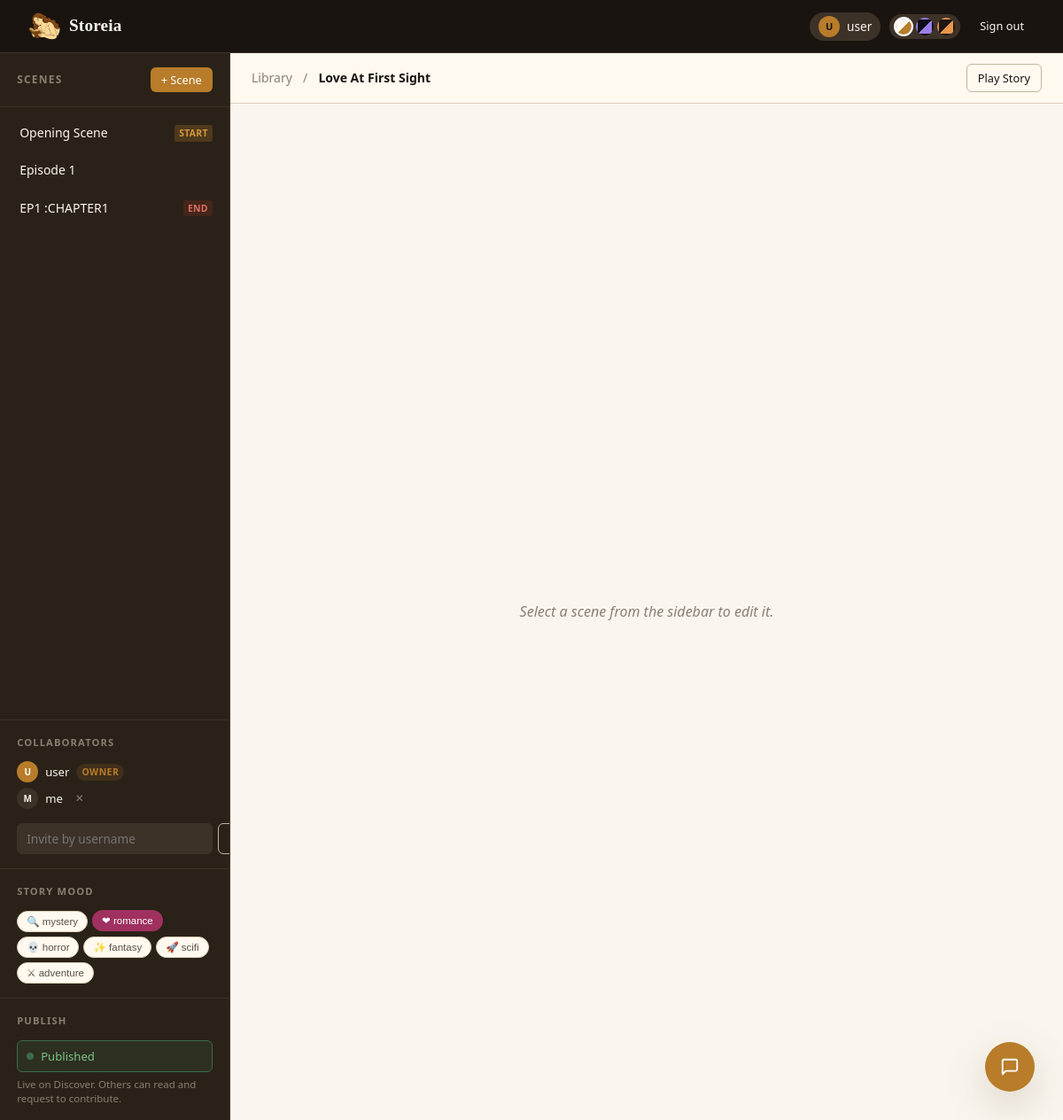
Screenshot of /story/1/editor (signed in) with the database file from the repository.
### app.py (models this page shows, shortened)
class User(UserMixin, db.Model):
    id = db.Column(db.Integer, primary_key=True)
    username = db.Column(db.String(80), unique=True, nullable=False)
    email = db.Column(db.String(120), unique=True, nullable=False)
    password_hash = db.Column(db.String(200), nullable=False)
    created_at = db.Column(db.DateTime, default=datetime.utcnow)
    stories = db.relationship('Story', backref='owner', lazy=True, foreign_keys='Story.owner_id')

class StoryNode(db.Model):
    id = db.Column(db.Integer, primary_key=True)
    story_id = db.Column(db.Integer, db.ForeignKey('story.id'), nullable=False)
    title = db.Column(db.String(200), nullable=False, default='New Scene')
    content = db.Column(db.Text, nullable=False, default='')
    is_start = db.Column(db.Boolean, default=False)
    is_ending = db.Column(db.Boolean, default=False)
    created_by = db.Column(db.Integer, db.ForeignKey('user.id'))
    updated_by = db.Column(db.Integer, db.ForeignKey('user.id'))
    updated_at = db.Column(db.DateTime, default=datetime.utcnow)
    choices = db.relationship('StoryChoice', foreign_keys='StoryChoice.from_node_id',
                              backref='from_node', lazy=True, cascade='all, delete-orphan')

class Story(db.Model):
    id = db.Column(db.Integer, primary_key=True)
    title = db.Column(db.String(200), nullable=False)
    description = db.Column(db.Text, default='')
    owner_id = db.Column(db.Integer, db.ForeignKey('user.id'), nullable=False)
    created_at = db.Column(db.DateTime, default=datetime.utcnow)
    updated_at = db.Column(db.DateTime, default=datetime.utcnow, onupdate=datetime.utcnow)
    is_published = db.Column(db.Boolean, default=False)
    mood = db.Column(db.String(30), default='')
    nodes = db.relationship('StoryNode', backref='story', lazy=True, cascade='all, delete-orphan')
    collaborators = db.relationship('User', secondary=collaborators, backref='collaborating_on')
    messages = db.relationship('ChatMessage', backref='story', lazy=True, cascade='all, delete-orphan')
    starred_by = db.relationship('User', secondary=stars, backref='starred_stories')
    contribute_requests = db.relationship('ContributeRequest', backref='story', lazy=True, cascade='all, delete-orphan')
    def is_collaborator(self, user):
        return user.id == self.owner_id or user in self.collaborators

### app.py (the view)
@app.route('/story/<int:story_id>/editor')
@login_required
def story_editor(story_id):
    story = Story.query.get_or_404(story_id)
    if not story.is_collaborator(current_user):
        flash('Access denied.', 'error')
        return redirect(url_for('dashboard'))
    nodes = StoryNode.query.filter_by(story_id=story.id).all()
    messages = ChatMessage.query.filter_by(story_id=story.id).order_by(ChatMessage.created_at).all()
    pending = ContributeRequest.query.filter_by(story_id=story.id, status='pending').all() \
        if story.owner_id == current_user.id else []
    return render_template('story_editor.html', story=story, nodes=nodes,
                           messages=messages, pending_requests=pending)

### app.py (called while the page is built)
@login_manager.user_loader
def load_user(user_id):
    return User.query.get(int(user_id))

### templates/story_editor.html (shortened to what this page needs)
{% extends "base.html" %}
{% block content %}
<div class="editor-layout">
    <aside class="editor-sidebar" style="overflow-y:auto;">
        <div class="sidebar-header">
            <h2 class="sidebar-title">Scenes</h2>
            <button class="btn btn-sm btn-primary" id="btn-add-node">+ Scene</button>
        </div>
        <ul class="node-list" id="node-list">
            {% for node in nodes %}
            <li class="node-item {% if node.is_start %}node-start{% endif %} {% if node.is_ending %}node-ending{% endif %}"
                data-id="{{ node.id }}" onclick="selectNode({{ node.id }})">
                <span class="node-item-title">{{ node.title }}</span>
                {% if node.is_start %}<span class="node-tag start-tag">Start</span>{% endif %}
                {% if node.is_ending %}<span class="node-tag end-tag">End</span>{% endif %}
            </li>
            {% endfor %}
        </ul>
        <div class="sidebar-section">
            <h3 class="sidebar-section-title">Collaborators</h3>
            <ul class="collab-list" id="collab-list">
                <li class="collab-item owner-item">
                    <span class="collab-avatar">{{ story.owner.username[0].upper() }}</span>
                    <span>{{ story.owner.username }}</span>
                    <span class="story-badge owner-badge small">Owner</span>
                </li>
                {% for collab in story.collaborators %}
                <li class="collab-item" data-user-id="{{ collab.id }}">
                    <span class="collab-avatar">{{ collab.username[0].upper() }}</span>
                    <span>{{ collab.username }}</span>
                    {% if story.owner_id == current_user.id %}
                    <button class="btn-icon" onclick="removeCollaborator({{ collab.id }})">&#10005;</button>
                    {% endif %}
                </li>
                {% endfor %}
            </ul>
            {% if story.owner_id == current_user.id %}
            <div class="invite-row">
                <input class="field-input field-input-sm" type="text" id="invite-username" placeholder="Invite by username" />
                <button class="btn btn-sm btn-outline" onclick="inviteCollaborator()">Invite</button>
            </div>
            {% endif %}
        </div>
        {% if story.owner_id == current_user.id %}
        <div class="sidebar-section">
            <h3 class="sidebar-section-title">Story Mood</h3>
            <div style="display:flex;flex-wrap:wrap;gap:5px;">
                {% for m, icon in [('mystery','🔍'),('romance','❤'),('horror','💀'),('fantasy','✨'),('scifi','🚀'),('adventure','⚔')] %}
                <button type="button"
                        class="mood-option {% if story.mood == m %}selected{% endif %}"
                        data-mood="{{ m }}"
                        onclick="updateMood('{{ m }}')"
                        style="padding:4px 10px;font-size:0.72rem;">{{ icon }} {{ m }}</button>
                {% endfor %}
            </div>
        </div>
        <div class="sidebar-section">
            <h3 class="sidebar-section-title">Publish</h3>
            <button class="publish-toggle-btn {% if story.is_published %}published{% endif %}"
                    id="publish-toggle" onclick="togglePublish()">
                <span class="publish-dot"></span>
                <span id="publish-label">{{ 'Published' if story.is_published else 'Draft — click to publish' }}</span>
            </button>
            <p class="publish-hint" id="publish-hint">
                {% if story.is_published %}Live on Discover. Others can read and request to contribute.
                {% else %}Only you and collaborators can access this story.{% endif %}
            </p>
        </div>
        {% endif %}
    </aside>
    <div class="editor-main">
        <div class="editor-topbar">
            <div class="editor-story-title">
                <span class="breadcrumb-link" onclick="window.location='{{ url_for('dashboard') }}'">Library</span>
                <span class="breadcrumb-sep">/</span>
                <span class="breadcrumb-current">{{ story.title }}</span>
            </div>
            <div class="editor-topbar-actions">
                <a href="{{ url_for('play_story', story_id=story.id) }}" class="btn btn-sm btn-outline" target="_blank">Play Story</a>
            </div>
        </div>
        <div class="node-editor-area" id="node-editor-area">
            <div class="node-editor-placeholder">
                <p>Select a scene from the sidebar to edit it.</p>
            </div>
        </div>
    </div>
</div>
<button id="chat-toggle-btn" class="chat-floating-btn" title="Story Chat">
    <svg width="22" height="22" viewBox="0 0 24 24" fill="none" stroke="currentColor" stroke-width="2" stroke-linecap="round" stroke-linejoin="round"><path d="M21 15a2 2 0 0 1-2 2H7l-4 4V5a2 2 0 0 1 2-2h14a2 2 0 0 1 2 2z"></path></svg>
</button>
{% endblock %}

### templates/base.html (shortened to what this page needs)
<!DOCTYPE html>
<html lang="en">
<head>
    <link rel="stylesheet" href="{{ url_for('static', filename='css/style.css') }}" />
</head>
<body>
    <nav class="navbar">
        <a href="{{ url_for('dashboard') }}" class="navbar-brand">
            <img src="{{ url_for('static', filename='logo.png')}}" alt="logo" height="36px"
                style="height: 36px:auto;vertical-align: middle;" />
            <span class="brand-text">Storeia</span>
        </a>
        {% if current_user.is_authenticated %}
        <div class="navbar-actions">
            <div class="user-chip">
                <span class="user-avatar">{{ current_user.username[0].upper() }}</span>
                <span class="user-name">{{ current_user.username }}</span>
            </div>
            <div class="theme-switcher" title="Switch theme">
                <button class="theme-swatch" data-theme="parchment" title="Parchment"
                    onclick="setTheme('parchment')"></button>
                <button class="theme-swatch" data-theme="midnight" title="Midnight"
                    onclick="setTheme('midnight')"></button>
                <button class="theme-swatch" data-theme="dusk" title="Dusk" onclick="setTheme('dusk')"></button>
            </div>
            <a href="{{ url_for('logout') }}" class="btn btn-ghost btn-sm" style="color: var(--page);">Sign out</a>
        </div>
        {% endif %}
    </nav>
    <main class="main-content">
        {% block content %}{% endblock %}
    </main>
</body>
</html>

### rows the page displays
User: username "U", username "user", owner "U", owner.username "user"
StoryNode: title "Opening Scene", is_start "START"
StoryNode: title "Episode 1"
StoryNode: title "EP1 :CHAPTER1", is_ending "END"
User: username "M", username "me"
Story: is_published "Published", title "Love At First Sight"

### other values shown
{{ icon }} "🔍" "❤" "💀" "✨" "🚀" "⚔"
{{ m }} "mystery" "romance" "horror" "fantasy" "scifi" "adventure"
